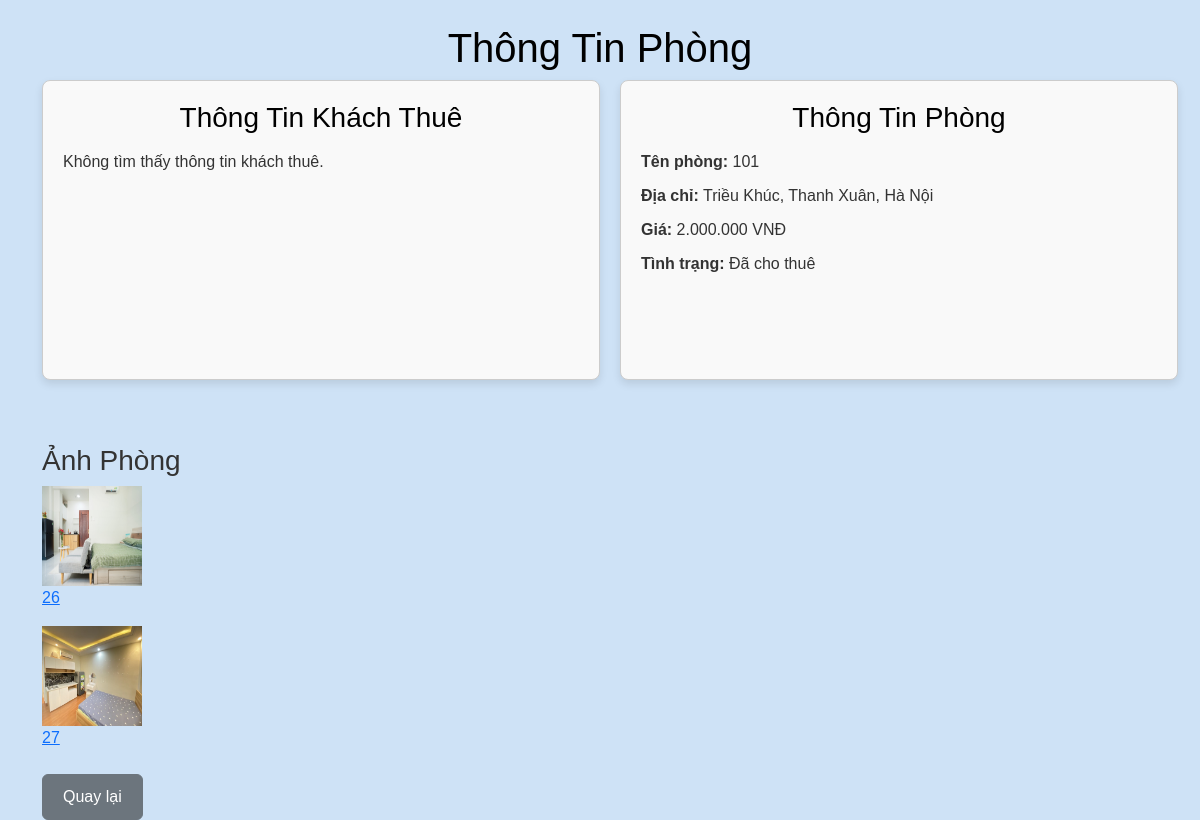
Page /quanlyphong/xem.php on the committed database.
### tables this page shows
CREATE TABLE `rooms` (
  `id` varchar(10) NOT NULL,
  `facility_id` int(11) NOT NULL,
  `room_name` varchar(50) NOT NULL,
  `so_nguoi_o` int(10) NOT NULL,
  `price` int(11) NOT NULL,
  `status` varchar(250) NOT NULL,
  `address` varchar(255) NOT NULL
);

CREATE TABLE `images` (
  `image_id` int(11) NOT NULL,
  `room_id` int(11) NOT NULL,
  `image_path` varchar(255) NOT NULL
);

### quanlyphong/xem.php (the view, shortened to what this page needs)
<?php
$servername = "localhost";
$username = "root";
$password = "";
$dbname = "baiTapLon";
$conn = new mysqli($servername, $username, $password, $dbname);
$room_id = isset($_GET['room_id']) ? intval($_GET['room_id']) : null;
$sql_room = "SELECT * FROM rooms WHERE id = '$room_id'";
$result_room = $conn->query($sql_room);
$room = $result_room->fetch_assoc();
$sql_images = "SELECT * FROM images";
$result_image = $conn->query($sql_images);
$tenant = null;
if ($room['status'] != 'empty') {
    $sql_guest = "SELECT * FROM tenants WHERE room_id = '$room_id' AND status = 'active'";
    $result_guest = $conn->query($sql_guest);
    $tenant = $result_guest->fetch_assoc();
}
?>
<!DOCTYPE html>
<html lang="vi">
<head>
    <link href="https://cdn.jsdelivr.net/npm/bootstrap@5.3.0/dist/css/bootstrap.min.css" rel="stylesheet">
    <link href="xem.css" rel="stylesheet">
</head>
<body>
    <div class="container mt-4">
        <h1 class="container-title">Thông Tin Phòng</h1>
        <div class="info-wrapper">
            <div class="col-md-6">
                <div class="info-container">
                    <h3>Thông Tin Khách Thuê</h3>
                    <?php if ($room['status'] == 'empty'): ?>
                        <p>Phòng đang trống, không có khách thuê.</p>
                    <?php else: ?>
                        <p>Không tìm thấy thông tin khách thuê.</p>
                    <?php endif; ?>
                </div>
            </div>
            <div class="col-md-6">
                <div class="info-container">
                    <h3>Thông Tin Phòng</h3>
                    <p><strong>Tên phòng:</strong> <?php echo $room['room_name']; ?></p>
                    <p><strong>Địa chỉ:</strong> <?php echo $room['address']; ?></p>
                    <p><strong>Giá:</strong> <?php echo number_format($room['price'], 0, ',', '.'); ?> VNĐ</p>
                    <p><strong>Tình trạng:</strong> <?php echo $room['status'] == 'empty' ? 'Còn trống' : 'Đã cho thuê'; ?></p>
                </div>
            </div>
        </div>
        <div class="mt-4">
            <h3>Ảnh Phòng</h3>
            <?php while($anh = $result_image->fetch_assoc()) : ?>
            <a href="xem.php?id=<?php echo $anh['image_id']; ?>">
                    <img src="<?php echo $anh['image_path']; ?>" alt="sample picture" width="100px" height="100px">
                    <p><?php echo $anh['room_id']; ?></p>
            </a>
            <?php endwhile; ?>
        </div>
        <div class="mt-4">
            <a href="quanlyphong.php" class="btn btn-secondary">Quay lại</a>
        </div>
    </div>
</body>
</html>

### quanlyphong/xem.css (style rules this page uses)
body { font-family: 'Arial', sans-serif; background-color: #cee2f6; color: #333; }
.info-container { flex: 1; border: 1px solid #ddd; border-radius: 5px; padding: 20px; box-sizing: border-box; min-height: 300px; background-color: #f9f9f9; }
.info-container { border: 1px solid #ccc; padding: 20px; margin-bottom: 20px; border-radius: 8px; box-shadow: 0 4px 8px rgba(0, 0, 0, 0.1); }
.info-container h3 { text-align: center; margin-bottom: 15px; color: #000000; }
.info-container p { font-size: 16px; margin-bottom: 10px; }
.info-container p strong { color: #333; }
.info-wrapper { display: flex; justify-content: space-between; gap: 20px; }
.col-md-6 { margin-bottom: 20px; }
.container-title { margin-top: 20px; text-align: center; color: #000000; }
.btn-secondary { padding: 10px 20px; font-size: 16px; }

### rows in the picture
rooms: room_name "101", address "Triều Khúc, Thanh Xuân, Hà Nội", price "2.000.000"
images: image_path (picture), room "26"
images: image_path (picture), room "27"
